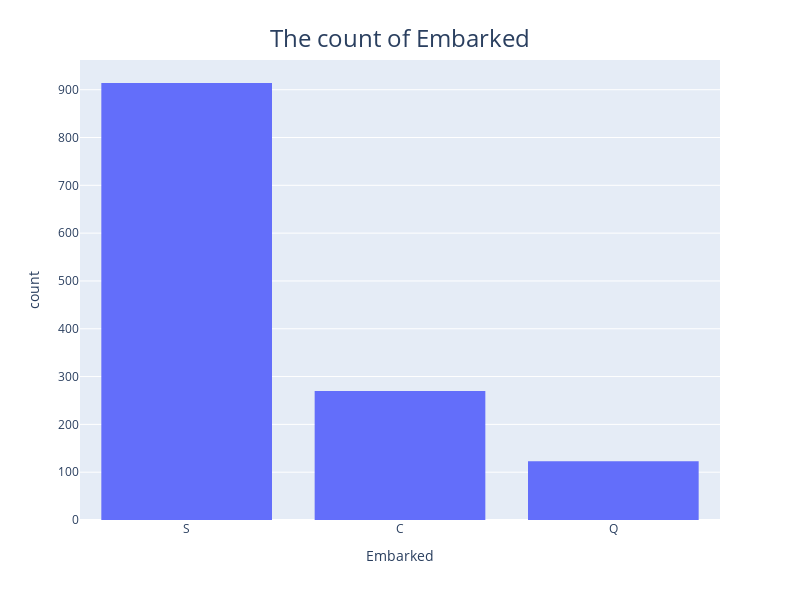

The notebook cell this image was saved under:
### Code cell
embarked_fig = px.histogram(data_preprocessed_df, x='Embarked')
embarked_fig.update_layout(
    height=600,
    width=800,
    title={
            'text': "The count of Embarked",
            'font': {'size': 24},
            'y':0.95,
            'x':0.5,
            'xanchor': 'center',
            'yanchor': 'top'},
                )

embarked_fig.show()

### Figure 1 — Plotly figure (JSON) as saved in the notebook; plotly's stock layout.template omitted (floating-point values rounded to 4 significant figures; data arrays with more than 128 entries replaced by an {"elided": "..."} marker saying what was removed)
{"data": [{"alignmentgroup": "True", "bingroup": "x", "hovertemplate": "Embarked=%{x}<br>count=%{y}<extra></extra>", "legendgroup": "", "marker": {"color": "#636efa", "pattern": {"shape": ""}}, "name": "", "offsetgroup": "", "orientation": "v", "showlegend": false, "type": "histogram", "x": {"elided": "1309 str values"}, "xaxis": "x", "yaxis": "y"}], "layout": {"barmode": "relative", "height": 600, "legend": {"tracegroupgap": 0}, "margin": {"t": 60}, "title": {"font": {"size": 24}, "text": "The count of Embarked", "x": 0.5, "xanchor": "center", "y": 0.95, "yanchor": "top"}, "width": 800, "xaxis": {"anchor": "y", "domain": [0, 1], "title": {"text": "Embarked"}}, "yaxis": {"anchor": "x", "domain": [0, 1], "title": {"text": "count"}}}}
